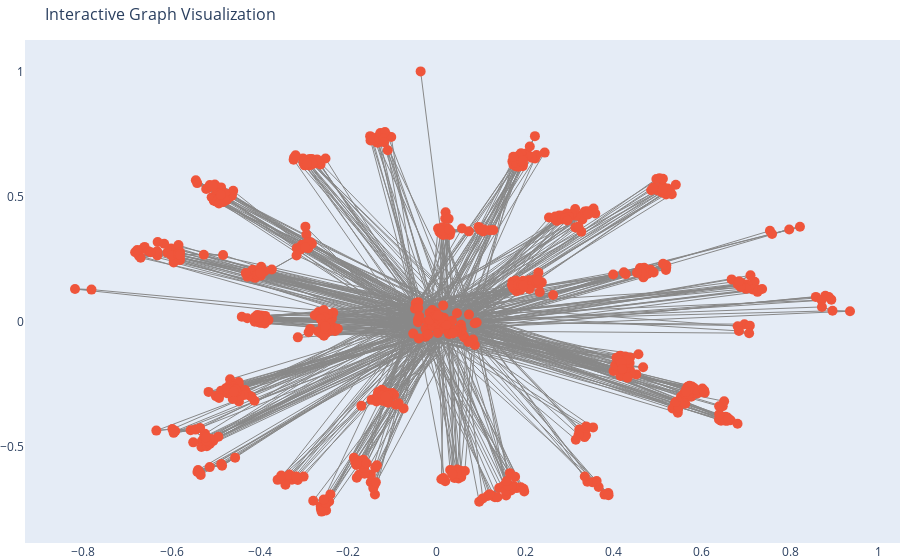

The notebook cell saved with this chart:
### Code cell
graphs = torch.load("graphs.pt")

G = to_networkx(graphs[0])

pos = nx.spring_layout(G)

x_coords = [pos[node][0] for node in G.nodes()]
y_coords = [pos[node][1] for node in G.nodes()]

edge_x = []
edge_y = []
for edge in G.edges():
    edge_x.extend([pos[edge[0]][0], pos[edge[1]][0], None])
    edge_y.extend([pos[edge[0]][1], pos[edge[1]][1], None])

edge_trace = go.Scatter(
    x=edge_x, y=edge_y,
    line=dict(width=1, color='#888'),
    hoverinfo='none',
    mode='lines')

node_trace = go.Scatter(
    x=x_coords, y=y_coords,
    mode='markers',
    hoverinfo='text',
    marker=dict(
        size=10,
    )
)

node_trace.text = [f"Node {node}" for node in G.nodes()]

fig = go.Figure(data=[edge_trace, node_trace],
                layout=go.Layout(
                    title='Interactive Graph Visualization',
                    titlefont_size=16,
                    showlegend=False,
                    hovermode='closest',
                    margin=dict(b=0, l=0, r=0, t=40),
                    xaxis=dict(showgrid=False, zeroline=False),
                    yaxis=dict(showgrid=False, zeroline=False)
                ))

fig.show()

### Figure 1 — Plotly figure (JSON) as saved in the notebook; plotly's stock layout.template omitted (floating-point values rounded to 4 significant figures; data arrays with more than 128 entries replaced by an {"elided": "..."} marker saying what was removed)
{"data": [{"hoverinfo": "none", "line": {"color": "#888", "width": 1}, "mode": "lines", "type": "scatter", "x": {"elided": "16995 float values"}, "y": {"elided": "16995 float values"}}, {"hoverinfo": "text", "marker": {"size": 10}, "mode": "markers", "text": {"elided": "697 str values"}, "type": "scatter", "x": {"elided": "697 float values"}, "y": {"elided": "697 float values"}}], "layout": {"hovermode": "closest", "margin": {"b": 0, "l": 0, "r": 0, "t": 40}, "showlegend": false, "title": {"font": {"size": 16}, "text": "Interactive Graph Visualization"}, "xaxis": {"showgrid": false, "zeroline": false}, "yaxis": {"showgrid": false, "zeroline": false}}}
